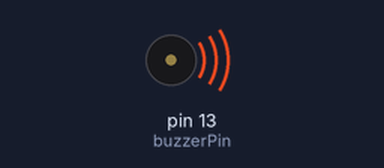
A sketch run on a simulated Arduino Uno, built with avr-gcc and run on an emulated ATmega328P. On the bench: buzzer (waves = sounding, pin HIGH).

Above: at 0.5 s.
Timing chart, 0 to 4.6 s (numbered marks = the images above):
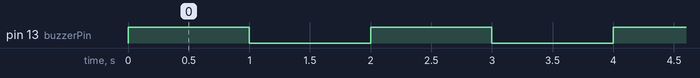

Measured:
- by itself, pin 13 (buzzerPin): alternates HIGH for 1.0 s and LOW for 1.0 s

The sketch:

buzzer_beep.ino
```cpp
int buzzerPin = 13; // LED connected to digital pin 13

void setup() {
  pinMode(buzzerPin, OUTPUT); // set the digital pin as output
}

void loop() {
  beep();
}

void beep() {
  digitalWrite(buzzerPin, HIGH); // turn the LED on
  delay(1000); // wait for 1 second
  digitalWrite(buzzerPin, LOW); // turn the LED off
  delay(1000); // wait for 1 second
}
```
